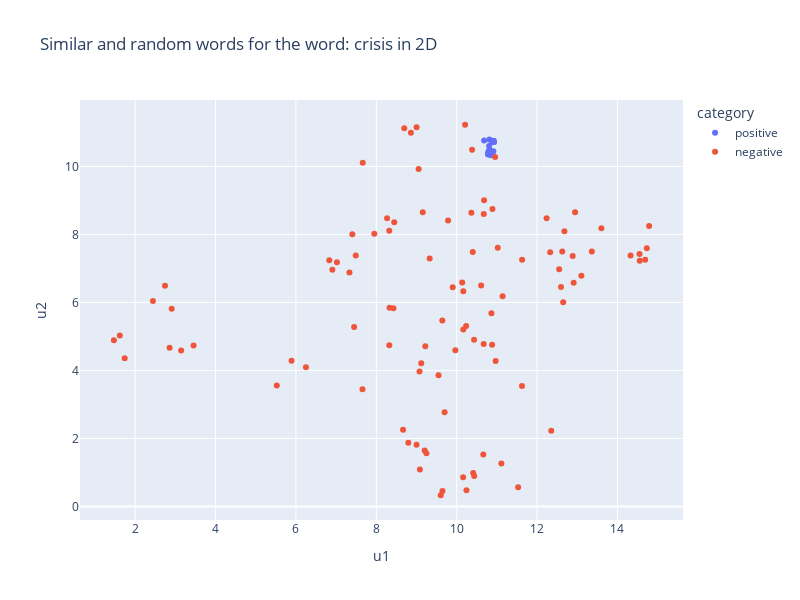

The notebook cell this image was saved under:
### Markdown cell above
Similar words to the environmental, social and governance topic make perfect sense.

### Code cell
import umap
import pickle

try:
    with open("../language_models/w2v_10K/dim_reducer_10K.pkl", "rb") as handle:
        dim_reducer = pickle.load(handle)
except:
    print("Train dimensionality reducer first...")
    dim_reducer = umap.UMAP(n_components=2, metric = "cosine")
    dim_reducer.fit(word_vectors.get_normed_vectors())
    with open("../language_models/w2v_10K/dim_reducer_10K.pkl", 'wb') as handle:
        pickle.dump(dim_reducer, handle, protocol=pickle.HIGHEST_PROTOCOL)

fig = plot_similar_words_2d("crisis", 20, word_vectors, dim_reducer)
fig.show()

### Figure 1 — Plotly figure (JSON) as saved in the notebook; plotly's stock layout.template omitted (floating-point values rounded to 4 significant figures)
{"data": [{"hovertemplate": "<b>%{hovertext}</b><br><br>category=positive<br>u1=%{x}<br>u2=%{y}<extra></extra>", "hovertext": ["turmoil", "recession", "crises", "downturn", "pandemic", "covid", "slowdown", "unprecedented", "tightening", "outbreak", "economy", "recessionary", "lingering", "macroeconomic", "deteriorating", "instability", "worsening", "coronavirus", "dislocation", "dislocations"], "legendgroup": "positive", "marker": {"color": "#636efa", "symbol": "circle"}, "mode": "markers", "name": "positive", "orientation": "v", "showlegend": true, "type": "scatter", "x": [10.81, 10.78, 10.81, 10.82, 10.93, 10.89, 10.89, 10.87, 10.91, 10.92, 10.79, 10.83, 10.87, 10.78, 10.84, 10.68, 10.85, 10.92, 10.87, 10.81], "xaxis": "x", "y": [10.6, 10.43, 10.8, 10.39, 10.72, 10.71, 10.36, 10.41, 10.45, 10.76, 10.38, 10.38, 10.34, 10.35, 10.35, 10.77, 10.33, 10.72, 10.39, 10.5], "yaxis": "y"}, {"hovertemplate": "<b>%{hovertext}</b><br><br>category=negative<br>u1=%{x}<br>u2=%{y}<extra></extra>", "hovertext": ["sched", "ugas", "collectibles", "salle", "plers", "disagreed", "biod", "dpler", "recruitment", "ldr", "umber", "nys", "reinsurers", "finisar", "amune", "golub", "adata", "galileo", "originators", "maidstone", "slee", "partners", "brazing", "usgovernmentsponsoredenterprises", "constric", "omniab", "shortfalls", "starting", "serviceable", "beings", "hur", "verastem", "shenandoah", "rox", "ndc", "trapped", "dissol", "gassegmentmember", "sior", "vpc", "constructionandlanddevelopment", "kog", "arena", "lihood", "cyx", "lomb", "lucer", "insec", "coalmember", "oncor", "resolved", "eco", "nuo", "pressur", "lloy", "docsis", "filippo", "acbb", "unlocking", "endow", "certiorari", "apu", "abatements", "stranded", "administrator", "strath", "ogen", "seriesofindividuallyimmaterial", "risperidone", "tv", "hne", "eafe", "talis", "vontier", "verint", "pwc", "oradur", "majo", "rated", "classb", "mccrea", "bux", "lf", "correction", "resem", "ameh", "albu", "wich", "confirmations", "part", "graduate", "adversaries", "foss", "championships", "occi", "gmac", "sellers", "behavi", "veneers", "asct"], "legendgroup": "negative", "marker": {"color": "#EF553B", "symbol": "circle"}, "mode": "markers", "name": "negative", "orientation": "v", "showlegend": true, "type": "scatter", "x": [10.4, 6.906, 10.14, 8.665, 12.33, 8.859, 14.69, 8.426, 9.785, 13.36, 9.201, 7.488, 7.331, 9.966, 14.73, 8.322, 10.23, 10.43, 7.403, 9.083, 11.63, 8.445, 12.59, 2.907, 10.95, 9.118, 10.38, 9.052, 11.02, 12.95, 10.41, 9.075, 8.796, 11.62, 9.641, 12.63, 13.1, 3.453, 9.646, 10.86, 2.742, 11.11, 10.36, 10.67, 5.89, 9.548, 5.522, 6.249, 3.143, 8.328, 9.001, 10.88, 12.35, 12.55, 1.47, 10.61, 9.602, 2.442, 10.68, 12.89, 8.694, 11.14, 8.267, 13.6, 7.949, 9.247, 12.91, 2.856, 14.55, 9.9, 10.44, 7.019, 10.67, 9.218, 10.16, 11.53, 14.55, 9.699, 6.829, 1.617, 10.24, 10.16, 10.97, 12.68, 12.24, 1.739, 14.33, 9.0, 9.155, 7.662, 9.327, 10.21, 10.66, 10.16, 7.656, 7.448, 8.321, 10.89, 12.65, 14.79], "xaxis": "x", "y": [7.482, 6.959, 6.589, 2.254, 7.479, 10.99, 7.257, 5.828, 8.409, 7.5, 1.644, 7.379, 6.881, 4.596, 7.596, 4.742, 5.308, 4.9, 8.007, 1.09, 7.257, 8.356, 6.458, 5.816, 10.28, 4.212, 10.49, 9.929, 7.61, 8.652, 0.9849, 3.971, 1.875, 3.543, 5.47, 7.499, 6.788, 4.733, 0.4573, 5.683, 6.491, 1.266, 8.639, 8.599, 4.286, 3.86, 3.559, 4.097, 4.585, 5.847, 11.16, 4.759, 2.227, 6.978, 4.887, 6.499, 0.3292, 6.041, 9.004, 7.367, 11.12, 6.181, 8.475, 8.186, 8.018, 1.566, 6.577, 4.669, 7.429, 6.451, 0.892, 7.186, 4.776, 4.715, 5.208, 0.5667, 7.229, 2.771, 7.243, 5.026, 0.474, 0.8553, 4.275, 8.098, 8.474, 4.357, 7.381, 1.811, 8.657, 10.11, 7.297, 11.23, 1.528, 6.331, 3.448, 5.276, 8.106, 8.749, 6.006, 8.246], "yaxis": "y"}], "layout": {"height": 600, "legend": {"title": {"text": "category"}, "tracegroupgap": 0}, "title": {"text": "Similar and random words for the word: crisis in 2D"}, "width": 800, "xaxis": {"anchor": "y", "domain": [0, 1], "title": {"text": "u1"}}, "yaxis": {"anchor": "x", "domain": [0, 1], "title": {"text": "u2"}}}}
